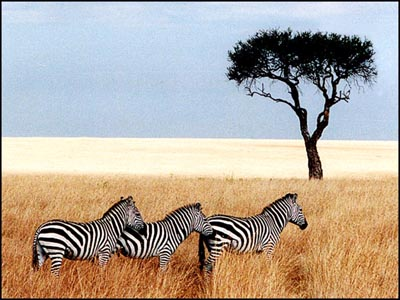
#> input picture zebras.jpg, 400 x 300 px
$ python steganography.py
#> lines starting #> are read from the running program, lines starting #| are printed output that depends on the picture
#> the answer given: 1
import cv2
import numpy as np


# Convert different types to binary
# [67 lines left out: functions msg_to_bin, hide_data, show_data, not called in this run]


# Function to encode data into an image
def encode_text():
    img_name = input("Enter image name (with extension): ")
#> the answer given: zebras.jpg
    img = cv2.imread(img_name)
#> img is the input picture: shape (300, 400, 3); mean B, G, R 157.3, 169.3, 181

    if img is None:
        print("Error: Unable to read image. Please check the file name and path.")
        return

    print(f"Image Shape: {img.shape}")
#| Image Shape: (300, 400, 3)
    print("Displaying Image...")

    resized_img = cv2.resize(img, (500, 500))  # Resize for better visualization
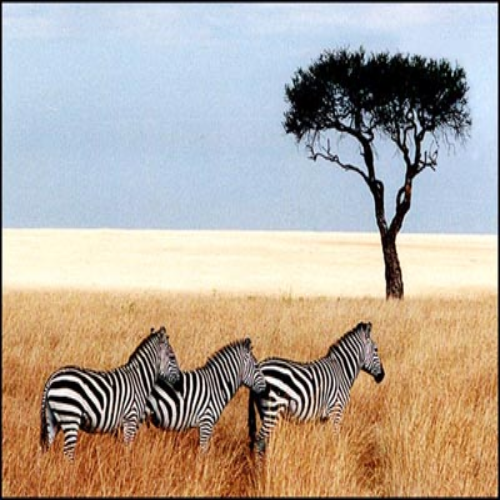
#> resized_img: shape (500, 500, 3); mean B, G, R 157.2, 169.2, 180.9
    cv2.imshow("Original Image", resized_img)
    cv2.waitKey(0)
    cv2.destroyAllWindows()

#> (the run stopped early here; a loop or call above may not have finished)
